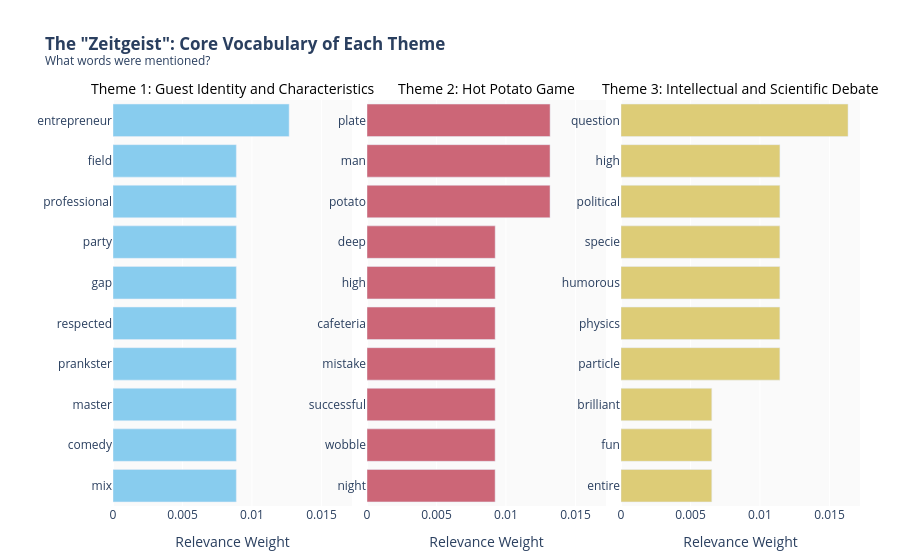

Write notebook code for a chart like this one.
### Code cell
# 1. THE HUMAN TRANSLATION (Update these based on the words you see!)
topic_names = {
    0: "Theme 1: Guest Identity and Characteristics", 
    1: "Theme 2: Hot Potato Game", 
    2: "Theme 3: Intellectual and Scientific Debate"    
}

# 2. Extract the Top 10 Words for each Topic directly from the LDA model
topic_data = []

for topic_id in range(lda_model_bigram.num_topics):
    # show_topic returns a list of (word, probability) tuples
    top_terms = lda_model_bigram.show_topic(topic_id, topn=10)
    
    for word, weight in top_terms:
        topic_data.append({
            'Theme': topic_names[topic_id],
            'Word': word,
            'Importance': weight
        })

df_topics = pd.DataFrame(topic_data)

# Sort values so the bars appear longest to shortest from top to bottom
df_topics = df_topics.sort_values(by=['Theme', 'Importance'], ascending=[True, True])

# 3. Build the Faceted Bar Chart
fig5 = px.bar(
    df_topics,
    x='Importance',
    y='Word',
    color='Theme',
    facet_col='Theme', # This splits it into 3 separate side-by-side charts!
    orientation='h',
    color_discrete_sequence=px.colors.qualitative.Safe,
    title='<b>The "Zeitgeist": Core Vocabulary of Each Theme</b><br><sup>What words were mentioned?</sup>'
)

# 4. Clean up the Layout for Maximum Readability
# This is a crucial Plotly trick: it allows each subplot to have its own unique Y-axis words
fig5.update_yaxes(matches=None, showticklabels=True, title="")
fig5.update_xaxes(showgrid=True, title="Relevance Weight")

# Clean up the subplot titles (removes the ugly "Theme=" default text)
fig5.for_each_annotation(lambda a: a.update(text=a.text.split("=")[-1], font=dict(size=14, color="black")))

fig5.update_layout(
    height=600,
    showlegend=False, # We don't need a legend because the titles explain the colors
    plot_bgcolor='#FAFAFA',
    margin=dict(t=100, b=40, l=40, r=40)
)

fig5.show()

### Figure 1 — Plotly figure (JSON) as saved in the notebook; plotly's stock layout.template omitted (floating-point values rounded to 4 significant figures)
{"data": [{"hovertemplate": "Theme=Theme 1: Guest Identity and Characteristics<br>Importance=%{x}<br>Word=%{y}<extra></extra>", "legendgroup": "Theme 1: Guest Identity and Characteristics", "marker": {"color": "rgb(136, 204, 238)", "pattern": {"shape": ""}}, "name": "Theme 1: Guest Identity and Characteristics", "orientation": "h", "showlegend": true, "textposition": "auto", "type": "bar", "x": [0.008871, 0.008871, 0.008871, 0.008871, 0.008871, 0.008872, 0.008872, 0.008872, 0.008873, 0.01267], "xaxis": "x", "y": ["mix", "comedy", "master", "prankster", "respected", "gap", "party", "professional", "field", "entrepreneur"], "yaxis": "y"}, {"hovertemplate": "Theme=Theme 2: Hot Potato Game<br>Importance=%{x}<br>Word=%{y}<extra></extra>", "legendgroup": "Theme 2: Hot Potato Game", "marker": {"color": "rgb(204, 102, 119)", "pattern": {"shape": ""}}, "name": "Theme 2: Hot Potato Game", "orientation": "h", "showlegend": true, "textposition": "auto", "type": "bar", "x": [0.009221, 0.009221, 0.009223, 0.009223, 0.009224, 0.009224, 0.009225, 0.01317, 0.01317, 0.01318], "xaxis": "x2", "y": ["night", "wobble", "successful", "mistake", "cafeteria", "high", "deep", "potato", "man", "plate"], "yaxis": "y2"}, {"hovertemplate": "Theme=Theme 3: Intellectual and Scientific Debate<br>Importance=%{x}<br>Word=%{y}<extra></extra>", "legendgroup": "Theme 3: Intellectual and Scientific Debate", "marker": {"color": "rgb(221, 204, 119)", "pattern": {"shape": ""}}, "name": "Theme 3: Intellectual and Scientific Debate", "orientation": "h", "showlegend": true, "textposition": "auto", "type": "bar", "x": [0.006536, 0.006536, 0.006536, 0.01143, 0.01143, 0.01143, 0.01143, 0.01144, 0.01144, 0.01634], "xaxis": "x3", "y": ["entire", "fun", "brilliant", "particle", "physics", "humorous", "specie", "political", "high", "question"], "yaxis": "y3"}], "layout": {"annotations": [{"font": {"color": "black", "size": 14}, "showarrow": false, "text": "Theme 1: Guest Identity and Characteristics", "x": 0.16, "xanchor": "center", "xref": "paper", "y": 1, "yanchor": "bottom", "yref": "paper"}, {"font": {"color": "black", "size": 14}, "showarrow": false, "text": "Theme 2: Hot Potato Game", "x": 0.5, "xanchor": "center", "xref": "paper", "y": 1, "yanchor": "bottom", "yref": "paper"}, {"font": {"color": "black", "size": 14}, "showarrow": false, "text": "Theme 3: Intellectual and Scientific Debate", "x": 0.84, "xanchor": "center", "xref": "paper", "y": 1, "yanchor": "bottom", "yref": "paper"}], "autosize": true, "barmode": "relative", "legend": {"title": {"text": "Theme"}, "tracegroupgap": 0}, "margin": {"b": 40, "l": 40, "r": 40, "t": 100}, "plot_bgcolor": "#FAFAFA", "showlegend": false, "title": {"text": "<b>The \"Zeitgeist\": Core Vocabulary of Each Theme</b><br><sup>What words were mentioned?</sup>"}, "xaxis": {"anchor": "y", "autorange": true, "domain": [0, 0.32], "range": [0, 0.0172], "showgrid": true, "title": {"text": "Relevance Weight"}, "type": "linear"}, "xaxis2": {"anchor": "y2", "autorange": true, "domain": [0.34, 0.66], "matches": "x", "range": [0, 0.0172], "showgrid": true, "title": {"text": "Relevance Weight"}, "type": "linear"}, "xaxis3": {"anchor": "y3", "autorange": true, "domain": [0.68, 1.0], "matches": "x", "range": [0, 0.0172], "showgrid": true, "title": {"text": "Relevance Weight"}, "type": "linear"}, "yaxis": {"anchor": "x", "autorange": true, "domain": [0, 1], "range": [-0.5, 9.5], "showticklabels": true, "title": {"text": ""}, "type": "category"}, "yaxis2": {"anchor": "x2", "autorange": true, "domain": [0, 1], "range": [-0.5, 9.5], "showticklabels": true, "title": {"text": ""}, "type": "category"}, "yaxis3": {"anchor": "x3", "autorange": true, "domain": [0, 1], "range": [-0.5, 9.5], "showticklabels": true, "title": {"text": ""}, "type": "category"}}}
